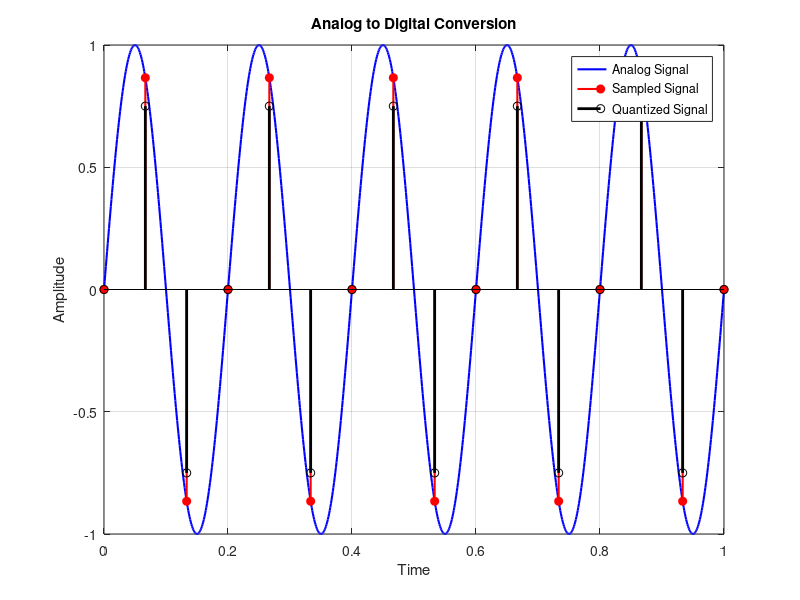

Recreate this plot in MATLAB.
% -------- Analog Signal --------
t = 0:0.001:1;
x = sin(2*pi*5*t);

% -------- Sampling --------
fs = 15;
n = 0:1/fs:1;
xs = sin(2*pi*5*n);

% -------- Quantization --------
L = 8;
xq = round(xs*(L/2))/(L/2);

% -------- Coding --------
codes = round((xq + 1)*(L-1)/2);
binary = dec2bin(codes,3);

% -------- Plot --------
plot(t, x, 'b', 'LineWidth', 1.5);
hold on;

stem(n, xs, 'r', 'filled', 'LineWidth', 1.5);
stem(n, xq, 'k', 'LineWidth', 2);

title('Analog to Digital Conversion');
xlabel('Time');
ylabel('Amplitude');
legend('Analog Signal','Sampled Signal','Quantized Signal');
grid on;

% -------- Display --------
disp('Quantized Values:');
disp(xq);

disp('Binary Codes:');
disp(binary);
